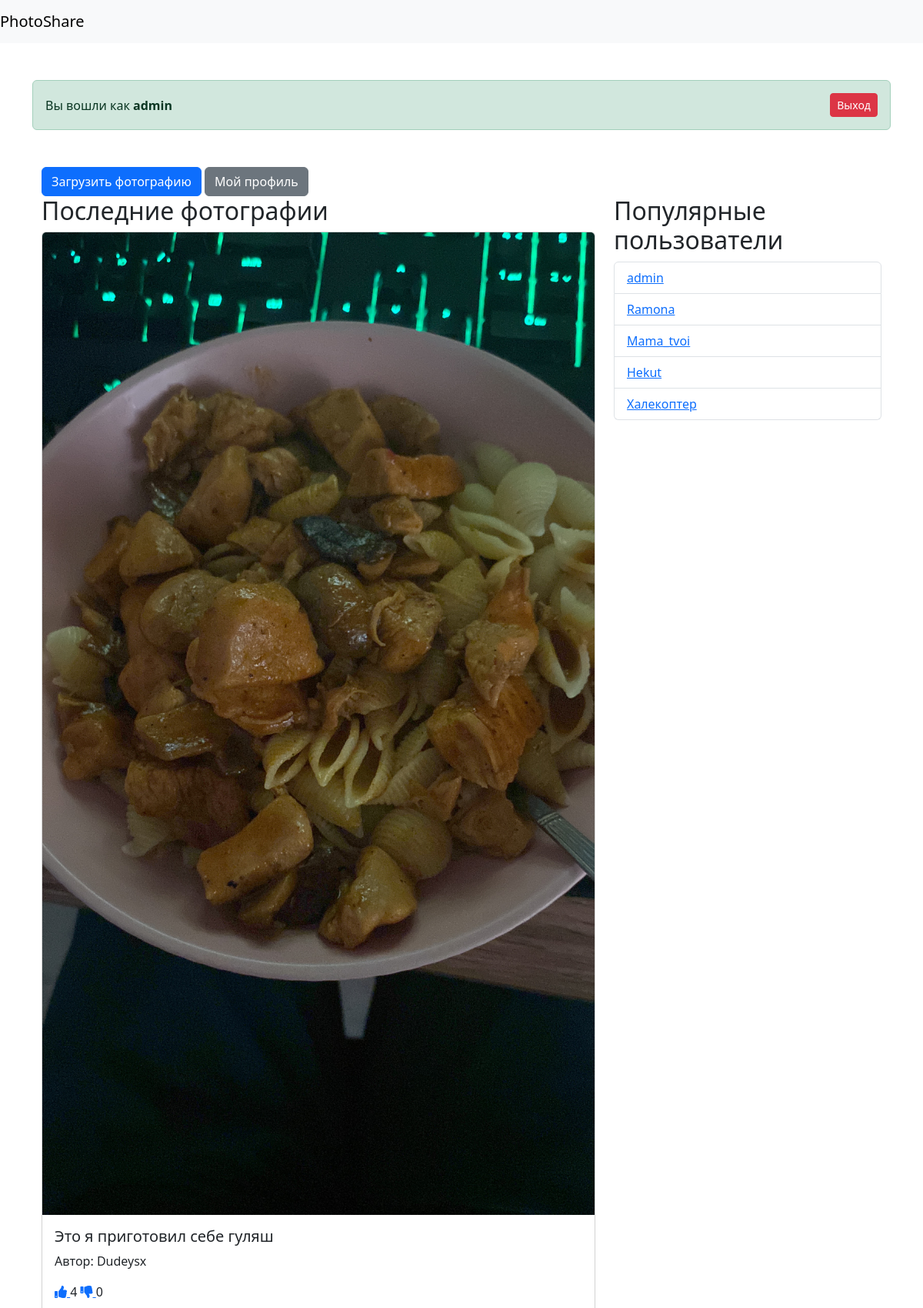
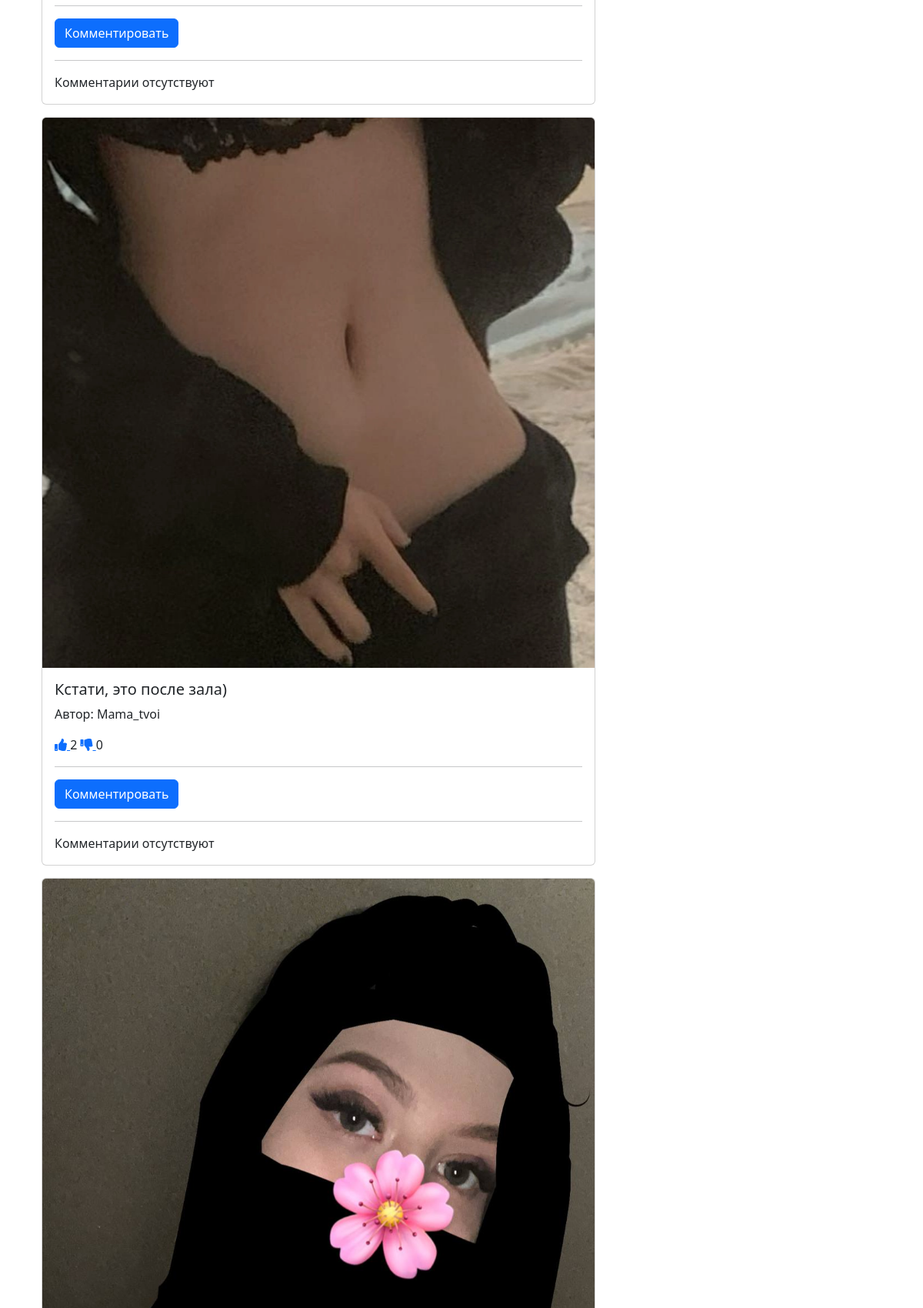
The app's page / (signed in, upper part) with its own data (2 pictures, top to bottom).
### Yks/models.py (models this page shows)
class Photo(models.Model):
    user = models.ForeignKey(User, on_delete=models.CASCADE)
    image = models.ImageField(upload_to='photos/')
    description = models.TextField()
    likes = models.ManyToManyField(User, related_name='liked_photo', blank=True)
    dislikes = models.ManyToManyField(User, related_name='disliked_photo', blank=True)
    created_at = models.DateTimeField(auto_now_add=True)

class UserProfile(models.Model):
    user = models.OneToOneField(User, on_delete=models.CASCADE)
    avatar = models.ImageField(upload_to='avatars/')
    bio = models.TextField(blank=True, null=True)

### Yks/views.py (the view)
# urls.py: 2. Add a URL to urlpatterns:  path('', views.home, name='home')
def home(request):
    latest_photos = Photo.objects.annotate(num_likes=Count('likes'), num_dislikes=Count('dislikes')).order_by(
        '-created_at')
    popular_users = UserProfile.objects.annotate(num_likes=Count('user__photo__likes')).order_by('-num_likes')[:5]
    return render(request, 'Yks/home.html', {'photos': latest_photos, 'popular_users': popular_users})

### Yks/templates/Yks/home.html (shortened to what this page needs)
{% extends 'Yks/base.html' %}
{% load bootstrap4 %}
{% block content %}
    {% if user.is_authenticated %}
        <div class="alert alert-success d-flex justify-content-between align-items-center">
            <p class="mb-0">Вы вошли как <strong>{{ user.username }}</strong></p>
            <a href="{% url 'logout' %}" class="btn btn-danger btn-sm">Выход</a>
        </div>
    {% endif %}
  <div class="container mt-5">
  {% if user.is_authenticated %}
      <a href="{% url 'upload_photo' %}" class="btn btn-primary">Загрузить фотографию</a>
      <a href="{% url 'profile' user.username %}" class="btn btn-secondary">Мой профиль</a>
    {% endif %}
      <div class="row">
      <div class="col-md-8">
        <h2>Последние фотографии</h2>
        {% for photo in photos %}
          <div class="card mb-3">
            <img src="{{ photo.image.url }}" class="card-img-top" alt="{{ photo.description }}">
            <div class="card-body">
              <h5 class="card-title">{{ photo.description }}</h5>
              <p class="card-text">Автор: {{ photo.user.username }}</p>
                <p>
                    <link rel="stylesheet" href="https://cdnjs.cloudflare.com/ajax/libs/font-awesome/5.15.3/css/all.min.css">
                  <a href="{% url 'like_photo' photo.id %}">
                    <i class="fas fa-thumbs-up"></i>
                  </a>
                  <span id="likes_count_{{ photo.id }}">{{ photo.likes.count }}</span>
                  <a href="{% url 'dislike_photo' photo.id %}">
                    <i class="fas fa-thumbs-down"></i>
                  </a>
                  <span id="dislikes_count_{{ photo.id }}">{{ photo.dislikes.count }}</span>
                </p>
                <hr>
              <p><a class="btn btn-primary" href="{% url 'add_comment' photo.id %}">Комментировать</a></p>
              <hr>
                {% if not photo.comments.all %}
                    Комментарии отсутствуют
                {% endif %}
            </div>
          </div>
        {% empty %}
          <p>Нет доступных фотографий.</p>
        {% endfor %}
      </div>
      <div class="col-md-4">
        <h2>Популярные пользователи</h2>
        <ul class="list-group">
          {% for user in popular_users %}
            <li class="list-group-item">
                <a href="{% url 'profile' user.user.username %}">{{ user.user.username }}</a>
            </li>
          {% empty %}
            <li class="list-group-item">Нет популярных пользователей.</li>
          {% endfor %}
        </ul>
      </div>
    </div>
  </div>
{% endblock %}

### records on screen
Photo: image (picture), description "Это я приготовил себе гуляш", user.username "Dudeysx", likes.count "4", dislikes.count "0", shows "Комментарии отсутствуют"
Photo: image (picture), description "Кстати, это после зала)", user.username "Mama_tvoi", likes.count "2", dislikes.count "0", shows "Комментарии отсутствуют"
Photo: image (picture)
UserProfile: user.username "admin"
UserProfile: user.username "Ramona"
UserProfile: user.username "Mama_tvoi"
UserProfile: user.username "Hekut"
UserProfile: user.username "Халекоптер"

### other values on screen
{{ user.username }} "admin"
